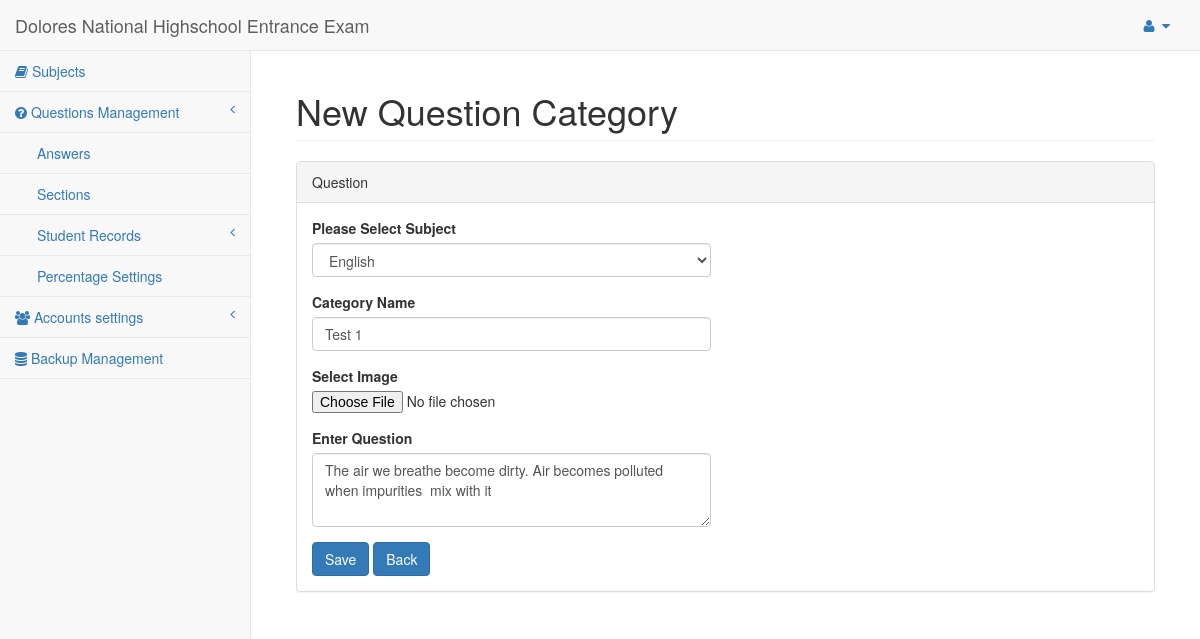
Page /forms/edit_question_category_form.php?questcat=1 (signed in) on the earlier database version.
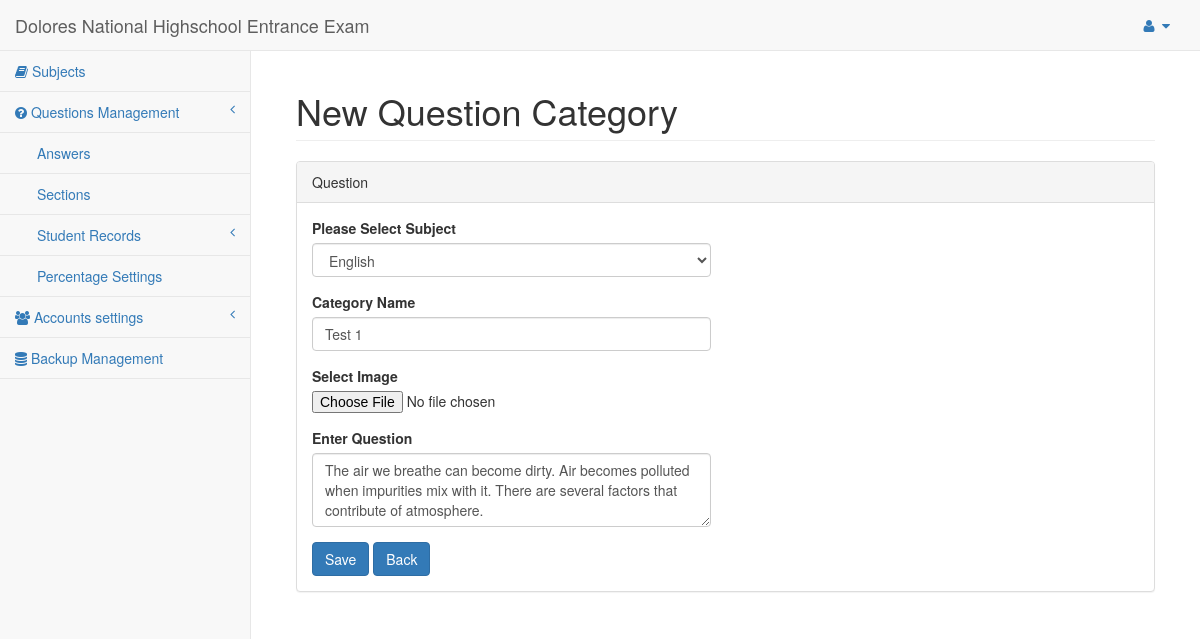
Same page on the later database version.
### tables this page shows
CREATE TABLE IF NOT EXISTS `question_category` (
  `id` int(11) NOT NULL auto_increment,
  `subject_id` int(11) NOT NULL,
  `name` varchar(100) NOT NULL,
  `description` varchar(3000) NOT NULL,
  `image_url` varchar(500) NOT NULL,
  PRIMARY KEY  (`id`),
  UNIQUE KEY `name` (`name`)
);

### forms/edit_question_category_form.php (the view, shortened to what this page needs)
<?php session_start();
$result = mysql_query("SELECT * FROM question_category WHERE id = '".$_GET['questcat']."'") or die("Error: ". mysql_error());
$row1 = mysql_fetch_array($result);
?>
<!DOCTYPE html>
<html lang="en">
<head>
    <link href="../bower_components/bootstrap/dist/css/bootstrap.min.css" rel="stylesheet">
    <link href="../bower_components/metisMenu/dist/metisMenu.min.css" rel="stylesheet">
    <link href="../dist/css/sb-admin-2.css" rel="stylesheet">
    <link href="../bower_components/font-awesome/css/font-awesome.min.css" rel="stylesheet" type="text/css">
</head>
<body>
    <div id="wrapper">
        <?php require_once('../pages/navigation.php'); ?>
        <div id="page-wrapper">
            <div class="container-fluid">
                <div class="row">
                    <div class="col-lg-12">
                        <h1 class="page-header">New Question Category</h1>
                    </div>
                </div>
                <div class="row">
                    <div class="col-lg-12">
                        <div class="panel panel-default">
                            <div class="panel-heading">
                              Question
                            </div>
                            <div class="panel-body">
                                <div class="row">
                                    <div class="col-lg-6">
                                        <form method="post" enctype="multipart/form-data" action="edit_question_category_form.php" role="form">
                                            <div class="form-group">
                                               <label>Please Select Subject</label>
                                               <?php
                                                    $result = mysql_query("SELECT * FROM subject ") or die('Error: '. mysql_error());
                                               ?>
                                                    <select name="subj" required class="form-control" required>
                                                        <?php
                                                            while ($row = mysql_fetch_array($result))
                                                            {
                                                        ?>
                                                            <option value="<?php echo $row['id']; ?>" <?php echo $row['id'] == $row1['subject_id'] ? 'SELECTED' : ''; ?>> <?php echo $row['name']; ?></option>
                                                        <?php
                                                            }
                                                        ?>
                                                    </select>
                                            </div>
                                            <div class="form-group">
                                                <label>Category Name </label>
                                                <input name="name" type="text" class="form-control" placeholder="Category name" value="<?php echo $row1['name']; ?>" required>
                                            </div>
                                            <div class="form-group">
                                                <label>Select Image</label>
                                                <input name="photo" type="file">
                                            </div>
                                            <div class="form-group">
                                                <label>Enter Question</label>
                                                <textarea name="descrip" class="form-control" rows="3" required><?php echo $row1['description']; ?></textarea>
                                            </div>
                                            <input type="submit" name="submit" value="Save" class="btn btn-primary">
                                            <a class="btn btn-primary" href="../pages/questions_category.php">Back </a>
                                        </form>
                                    </div>
                                </div>
                            </div>
                        </div>
                    </div>
                </div>
            </div>
        </div>
    </div>
</body>
</html>

Differences in the rows shown:
changed question_category "Test 1": descrip "The air we breathe become dirty. Air becomes polluted when impurities mix with it" → "The air we breathe can become dirty. Air becomes polluted when impurities mix with it. There are several factors that contribute of atmosphere."
